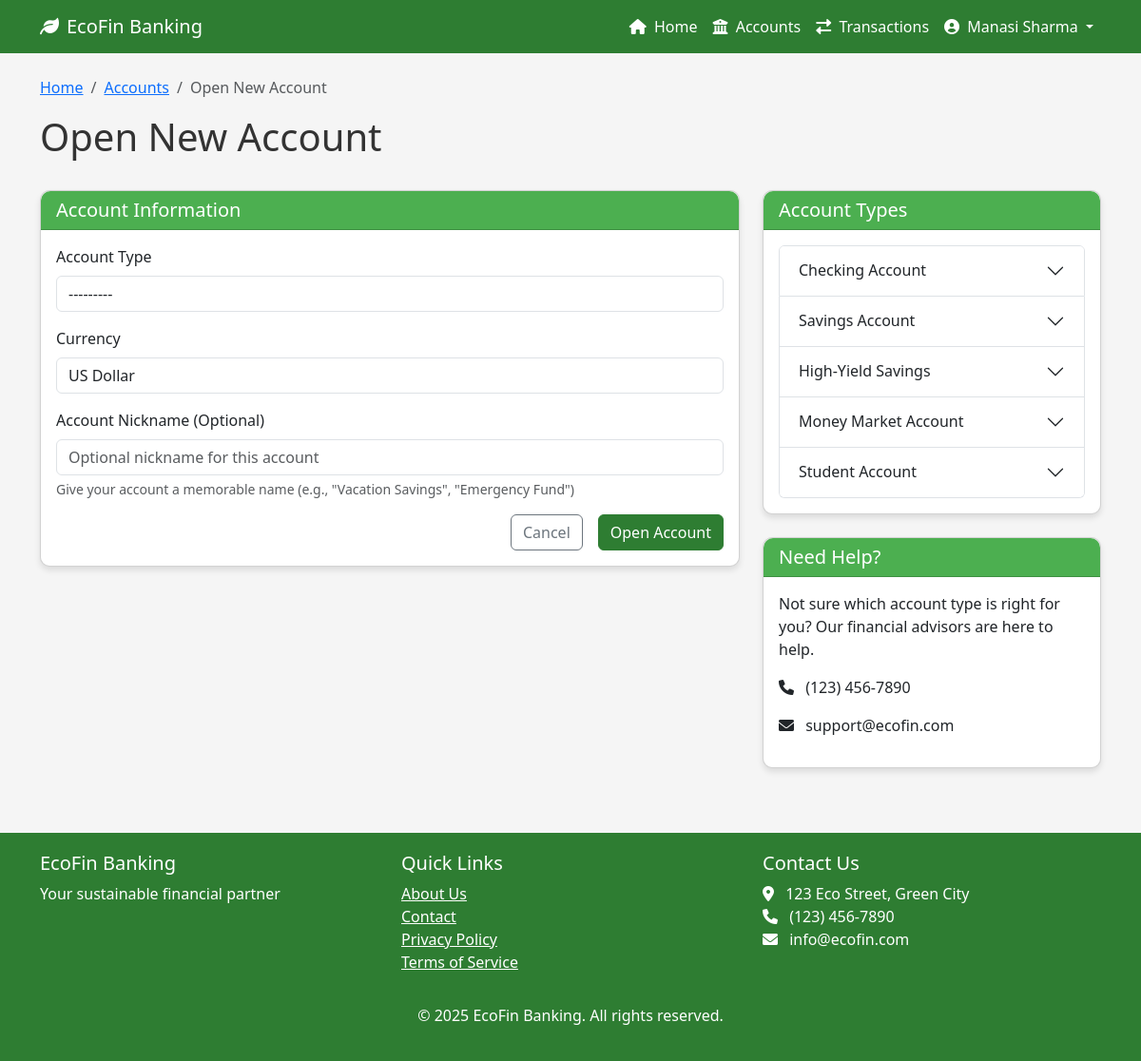
The page /banking/accounts/create/ (signed in) on the database its author committed.
### accounts/models.py (models this page shows, shortened)
class User(AbstractUser):
    username = None
    email = models.EmailField(_('email address'), unique=True)
    first_name = models.CharField(_('first name'), max_length=30)
    last_name = models.CharField(_('last name'), max_length=30)
    date_joined = models.DateTimeField(_('date joined'), auto_now_add=True)
    is_active = models.BooleanField(_('active'), default=True)
    phone_number = models.CharField(max_length=15, blank=True, null=True)
    profile_picture = models.ImageField(upload_to='profile_pictures/', blank=True, null=True)
    date_of_birth = models.DateField(blank=True, null=True)
    address = models.TextField(blank=True, null=True)
    USERNAME_FIELD = 'email'
    REQUIRED_FIELDS = ['first_name', 'last_name']
    objects = UserManager()
    def get_full_name(self):
        return f"{self.first_name} {self.last_name}"

### banking/models.py (models this page shows)
class AccountType(models.Model):
    name = models.CharField(max_length=50)
    description = models.TextField()
    interest_rate = models.DecimalField(max_digits=5, decimal_places=2, default=0.00)
    minimum_balance = models.DecimalField(max_digits=10, decimal_places=2, default=0.00)
    maintenance_fee = models.DecimalField(max_digits=10, decimal_places=2, default=0.00)
    def __str__(self):
        return self.name

### banking/views.py (the view)
# urls.py: path('accounts/create/', views.account_create, name='account_create'),
@login_required
def account_create(request):
    if request.method == 'POST':
        form = AccountForm(request.POST)
        if form.is_valid():
            account = form.save(commit=False)
            account.user = request.user
            while True:
                account_number = ''.join(random.choices(string.digits, k=10))
                if not Account.objects.filter(account_number=account_number).exists():
                    break
            account.account_number = account_number
            account.save()
            messages.success(request, f'Account {account.account_number} created successfully!')
            return redirect('banking:account_detail', account_number=account.account_number)
    else:
        form = AccountForm()
    context = {
        'form': form,
        'account_types': AccountType.objects.all(),
    }
    return render(request, 'banking/account_create.html', context)

### banking/forms.py
class AccountForm(forms.ModelForm):
    class Meta:
        model = Account
        fields = ['account_type', 'currency', 'nickname']
        widgets = {
            'nickname': forms.TextInput(attrs={'class': 'form-control', 'placeholder': 'Optional nickname for this account'}),
        }
    def __init__(self, *args, **kwargs):
        super().__init__(*args, **kwargs)
        self.fields['account_type'].queryset = AccountType.objects.all()
        self.fields['account_type'].widget.attrs.update({'class': 'form-control'})
        self.fields['currency'].widget.attrs.update({'class': 'form-control'})

### templates/banking/account_create.html (shortened to what this page needs)
{% extends 'base.html' %}
{% block content %}
<div class="row mb-4">
    <div class="col-md-12">
        <nav aria-label="breadcrumb">
            <ol class="breadcrumb">
                <li class="breadcrumb-item"><a href="{% url 'banking:home' %}">Home</a></li>
                <li class="breadcrumb-item"><a href="{% url 'banking:account_list' %}">Accounts</a></li>
                <li class="breadcrumb-item active" aria-current="page">Open New Account</li>
            </ol>
        </nav>
        <h1>Open New Account</h1>
    </div>
</div>
<div class="row">
    <div class="col-md-8">
        <div class="card">
            <div class="card-header">
                <h5 class="mb-0">Account Information</h5>
            </div>
            <div class="card-body">
                <form method="post">
                    <div class="mb-3">
                        <label for="{{ form.account_type.id_for_label }}" class="form-label">Account Type</label>
                        {{ form.account_type }}
                    </div>
                    <div class="mb-3">
                        <label for="{{ form.currency.id_for_label }}" class="form-label">Currency</label>
                        {{ form.currency }}
                    </div>
                    <div class="mb-3">
                        <label for="{{ form.nickname.id_for_label }}" class="form-label">Account Nickname (Optional)</label>
                        {{ form.nickname }}
                        <div class="form-text">Give your account a memorable name (e.g., "Vacation Savings", "Emergency Fund")</div>
                    </div>
                    <div class="d-grid gap-2 d-md-flex justify-content-md-end">
                        <a href="{% url 'banking:account_list' %}" class="btn btn-outline-secondary me-md-2">Cancel</a>
                        <button type="submit" class="btn btn-primary">Open Account</button>
                    </div>
                </form>
            </div>
        </div>
    </div>
    <div class="col-md-4">
        <div class="card">
            <div class="card-header">
                <h5 class="mb-0">Account Types</h5>
            </div>
            <div class="card-body">
                <div class="accordion" id="accountTypesAccordion">
                    {% for account_type in account_types %}
                        <div class="accordion-item">
                            <h2 class="accordion-header" id="heading{{ account_type.id }}">
                                <button class="accordion-button collapsed" type="button" data-bs-toggle="collapse" data-bs-target="#collapse{{ account_type.id }}" aria-expanded="false" aria-controls="collapse{{ account_type.id }}">
                                    {{ account_type.name }}
                                </button>
                            </h2>
                        </div>
                    {% endfor %}
                </div>
            </div>
        </div>
        <div class="card mt-4">
            <div class="card-header">
                <h5 class="mb-0">Need Help?</h5>
            </div>
            <div class="card-body">
                <p>Not sure which account type is right for you? Our financial advisors are here to help.</p>
                <p><i class="fas fa-phone me-2"></i> (123) 456-7890</p>
                <p><i class="fas fa-envelope me-2"></i> support@ecofin.com</p>
            </div>
        </div>
    </div>
</div>
{% endblock %}

### templates/base.html (shortened to what this page needs)
<!DOCTYPE html>
<html lang="en">
<head>
    <link href="https://cdn.jsdelivr.net/npm/bootstrap@5.3.0-alpha1/dist/css/bootstrap.min.css" rel="stylesheet">
    <link rel="stylesheet" href="https://cdnjs.cloudflare.com/ajax/libs/font-awesome/6.0.0/css/all.min.css">
</head>
<body>
    <nav class="navbar navbar-expand-lg navbar-dark">
        <div class="container">
            <a class="navbar-brand" href="{% url 'banking:home' %}">
                <i class="fas fa-leaf me-2"></i>EcoFin Banking
            </a>
            <div class="collapse navbar-collapse" id="navbarNav">
                <ul class="navbar-nav ms-auto">
                    {% if user.is_authenticated %}
                        <li class="nav-item">
                            <a class="nav-link" href="{% url 'banking:home' %}">
                                <i class="fas fa-home me-1"></i> Home
                            </a>
                        </li>
                        <li class="nav-item">
                            <a class="nav-link" href="{% url 'banking:account_list' %}">
                                <i class="fas fa-university me-1"></i> Accounts
                            </a>
                        </li>
                        <li class="nav-item">
                            <a class="nav-link" href="{% url 'banking:transaction_list' %}">
                                <i class="fas fa-exchange-alt me-1"></i> Transactions
                            </a>
                        </li>
                        <li class="nav-item dropdown">
                            <a class="nav-link dropdown-toggle" href="#" id="userDropdown" role="button" data-bs-toggle="dropdown">
                                <i class="fas fa-user-circle me-1"></i> {{ user.get_full_name|default:user.email }}
                            </a>
                        </li>
                    {% endif %}
                </ul>
            </div>
        </div>
    </nav>
    <div class="container mt-4">
        {% block content %}{% endblock %}
    </div>
    <footer class="mt-5">
        <div class="container">
            <div class="row">
                <div class="col-md-4">
                    <h5>EcoFin Banking</h5>
                    <p>Your sustainable financial partner</p>
                </div>
                <div class="col-md-4">
                    <h5>Quick Links</h5>
                    <ul class="list-unstyled">
                        <li><a href="#" class="text-white">About Us</a></li>
                        <li><a href="#" class="text-white">Contact</a></li>
                        <li><a href="#" class="text-white">Privacy Policy</a></li>
                        <li><a href="#" class="text-white">Terms of Service</a></li>
                    </ul>
                </div>
                <div class="col-md-4">
                    <h5>Contact Us</h5>
                    <address class="text-white">
                        <i class="fas fa-map-marker-alt me-2"></i> 123 Eco Street, Green City<br>
                        <i class="fas fa-phone me-2"></i> (123) 456-7890<br>
                        <i class="fas fa-envelope me-2"></i> info@ecofin.com
                    </address>
                </div>
            </div>
            <div class="text-center mt-3">
                <p>&copy; {% now "Y" %} EcoFin Banking. All rights reserved.</p>
            </div>
        </div>
    </footer>
</body>
</html>

### templates/base.html (style rules this page uses)
:root { --primary-color: #2E7D32; --secondary-color: #4CAF50; --accent-color: #8BC34A; --text-color: #333; --light-bg: #F5F5F5; }
body { font-family: 'Segoe UI', Tahoma, Geneva, Verdana, sans-serif; color: var(--text-color); background-color: var(--light-bg); }
.navbar { background-color: var(--primary-color); }
.navbar-brand, .nav-link { color: white !important; }
.btn-primary { background-color: var(--primary-color); border-color: var(--primary-color); }
.card { border-radius: 10px; box-shadow: 0 4px 6px rgba(0, 0, 0, 0.1); margin-bottom: 20px; }
.card-header { background-color: var(--secondary-color); color: white; border-radius: 10px 10px 0 0 !important; }
footer { background-color: var(--primary-color); color: white; padding: 20px 0; margin-top: 50px; }

### rows shown on the page
User: get_full_name "Manasi Sharma"
AccountType: name "Checking Account"
AccountType: name "Savings Account"
AccountType: name "High-Yield Savings"
AccountType: name "Money Market Account"
AccountType: name "Student Account"
